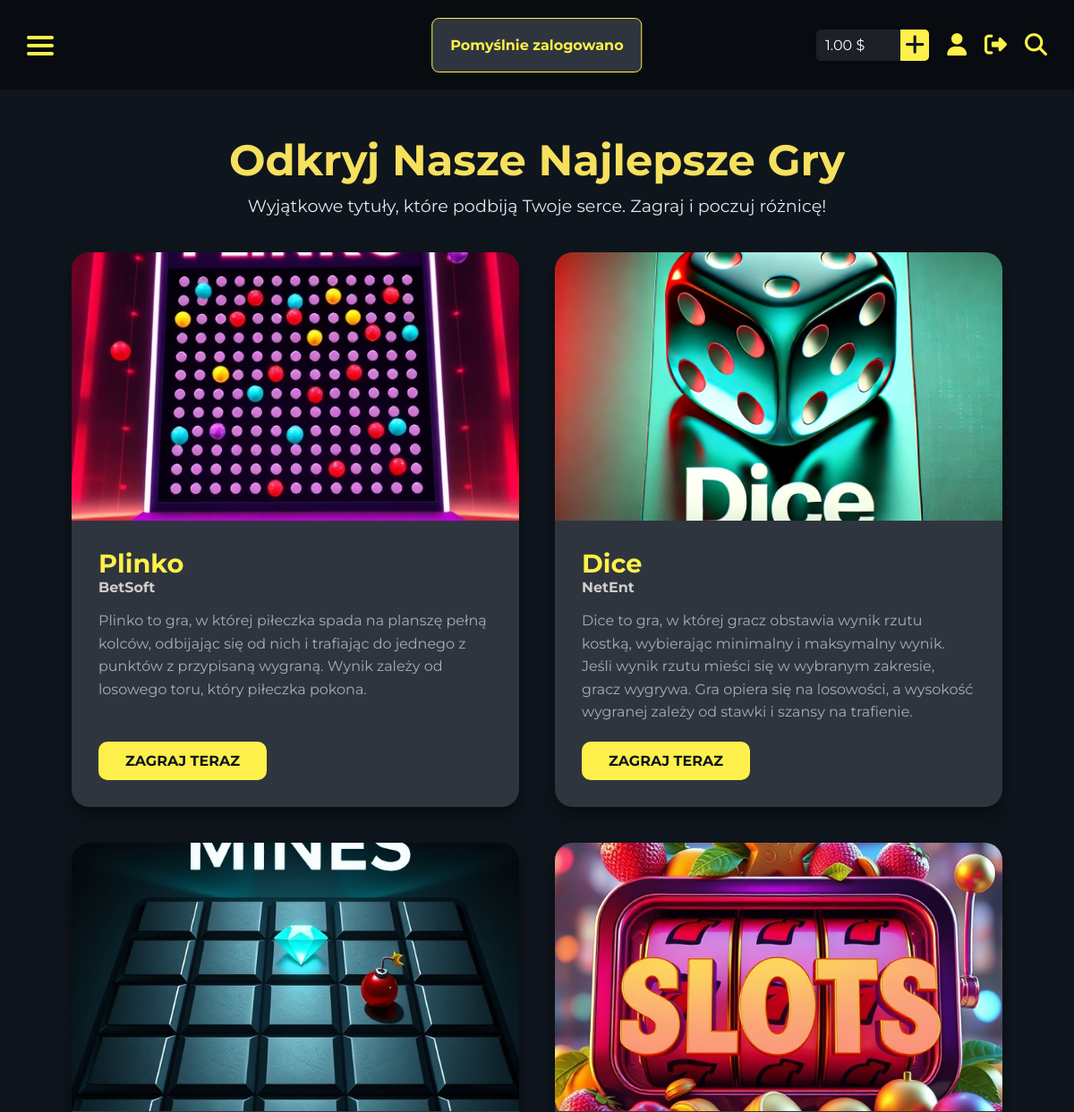
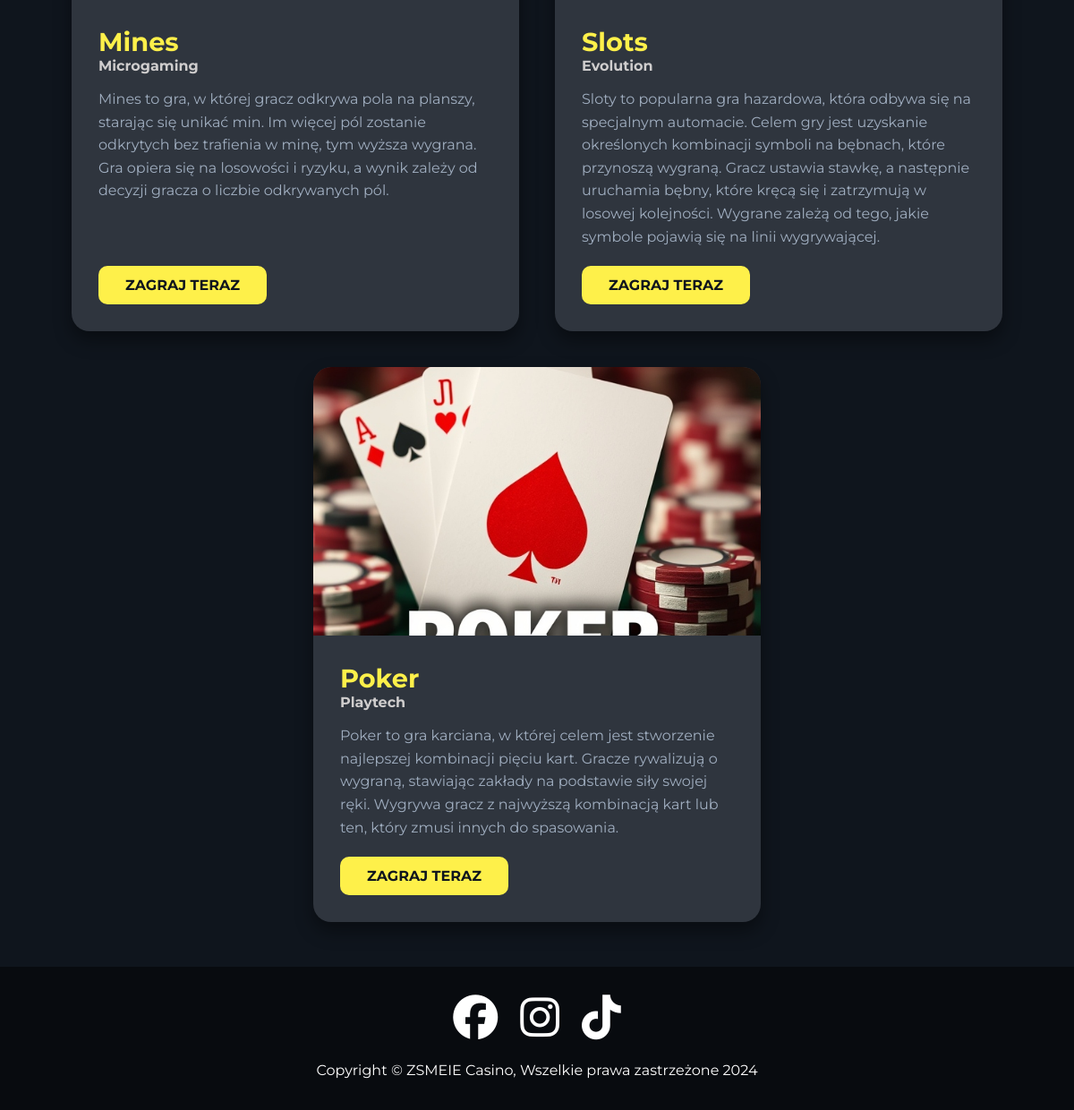
Page /games.php (signed in) on the committed database (2 pictures, top to bottom).
### tables this page shows
CREATE TABLE `users` (
  `id` int(11) NOT NULL,
  `login` varchar(50) NOT NULL,
  `email` varchar(100) NOT NULL,
  `password` varchar(255) NOT NULL,
  `birth_date` date NOT NULL,
  `balance` decimal(10,2) DEFAULT 0.00,
  `created_at` timestamp NOT NULL DEFAULT current_timestamp()
);

CREATE TABLE `games` (
  `id` int(11) NOT NULL,
  `name` varchar(50) NOT NULL,
  `image_url` varchar(200) NOT NULL,
  `link` varchar(50) NOT NULL,
  `company` varchar(50) NOT NULL,
  `description` text NOT NULL
);

### games.php (the view, shortened to what this page needs)
<?php
$message_login = "";
$conn = new mysqli("localhost", "root", "", "zsmeie_casino");
if (isset($_SESSION['user_id'])) {
    $user_id = $_SESSION['user_id'];
    $query = "SELECT balance FROM users WHERE id = $user_id";
    $result = mysqli_query($conn, $query);
    if ($result) {
        $row = mysqli_fetch_assoc($result);
        $balance = $row['balance'];
    }
}
?>
<!DOCTYPE html>
<html lang="pl">
<head>
    <link rel="stylesheet" href="css/index.css">
    <link rel="stylesheet" href="css/nav.css">
    <link rel="stylesheet" href="css/main.css">
    <link rel="stylesheet" href="css/footer.css">
    <link rel="stylesheet" href="css/games.css">
    <link rel="stylesheet" href="css/login-reg.css">
    <link rel="stylesheet" href="https://cdn.jsdelivr.net/npm/swiper@11/swiper-bundle.min.css"/>
</head>
<body>
<?php
if (isset($_SESSION['message_login'])) {
    $message_login = $_SESSION['message_login'];
} else {
    $message_login = '';
}
?>
<div id="popup-login" class="popup-info <?= !empty($message_login) ? '' : 'hidden-popup'; ?>" data-message="<?= htmlspecialchars($message_login); ?>">
    <p></p>
</div>
<?php
$isLoggedIn = isset($_SESSION['user_id']);
?>
<nav id="home-section">
    <div class="nav-left">
        <div class="hamburger" onclick="toggleMenu()">
            <div class="bar"></div>
            <div class="bar"></div>
            <div class="bar"></div>
        </div>
    </div>
    <div class="nav-mid">
    </div>
    <div class="nav-right">
        <?php if (!$isLoggedIn): ?>
            <button class="first-button" id="login-button">Zaloguj się</button>
            <button class="first-button" id="register-button">Zarejestruj się</button>
            <div class="user-icon" onclick="toggleUser()" id="responsive-reg-log-open">
                <i class="fa-solid fa-user"></i>
            </div>
            <div class="user-login-reg-container" id="user-login-reg-container">
                <button id="login-account">Zaloguj się</button>
                <button id="create-account">Zarejestruj się</button>
            </div>
        <?php else: ?>
            <div class="balance">
                <div class="balance-text">
                    <p><?= htmlspecialchars($balance); ?> $</p>
                </div>
                <div class="add-balance" onclick="window.location.href='user-panel.php'">
                    <i class="fa-solid fa-plus"></i>
                </div>
            </div>
            <div class="icons-container">
            <div class="user-icon" onclick="window.location.href='user-panel.php'">
                <i class="fa-solid fa-user"></i>
            </div>
            <div class="logout-icon" onclick="window.location.href='logout.php'">
            <i class="fa-solid fa-right-from-bracket"></i>
            </div>
        <?php endif; ?>
            <div class="search-button">
                <i class="fa-solid fa-magnifying-glass"></i>
            </div>
        </div>
    </div>
</nav>
    <main>
    <?php
      $conn = new mysqli("localhost", "root", "", "zsmeie_casino");
      $sql = "SELECT name, image_url, description, company, link FROM games";
      $result = $conn->query($sql);
      ?>
   <section id="games-showcase">
  <div class="games-intro">
    <h1>Odkryj Nasze Najlepsze Gry</h1>
    <p>Wyjątkowe tytuły, które podbiją Twoje serce. Zagraj i poczuj różnicę!</p>
  </div>
  <div class="games-cards">
    <?php
      if ($result->num_rows > 0) {
          while ($row = $result->fetch_assoc()) {
              echo '<div class="game-card">
                      <div class="game-card-image">
                          <img src="' . $row['image_url'] . '" alt="' . $row['name'] . '">
                      </div>
                      <div class="game-card-content">
                          <h2>' . $row['name'] . '</h2>
                          <h4>' . $row['company'] . '</h4>
                          <p class="game-description">
                                '.$row['description'].'
                          </p>
                          <a href="'.$row['link'].'" class="cta-play-now">Zagraj Teraz</a>
                      </div>
                  </div>';
          }
      } else {
          echo "Brak gier w bazie danych.";
      }
      ?>
    </div>
  </section>
    </main>
    <footer>
      <div class="footer-social">
        <a href="https://www.facebook.com/" target="_blank">
          <i class="fa-brands fa-facebook"></i>
        </a>
        <a href="https://www.instagram.com/" target="_blank">
          <i class="fa-brands fa-instagram"></i>
        </a>
        <a href="https://www.tiktok.com/pl-PL/" target="_blank">
          <i class="fa-brands fa-tiktok"></i>
        </a>
      </div>
      <div class="footer-text">
        <p>Copyright © ZSMEIE Casino, Wszelkie prawa zastrzeżone 2024</p>
      </div>
    </footer>
</body>
</html>

### css/index.css (style rules this page uses)
:root { --color-black: #0F151D; --color-darker-black: #080b0f; --color-yellow: #FEF04A; --color-yellow-hover: #a89e2f; --color-white: #fff; --color-grey: #2F353E; --color-dark-grey: #1d2127; --color-game-card-light: 65, 73, 85; }
html { scroll-behavior: smooth; }
* { margin: 0; padding: 0; box-sizing: border-box; scroll-behavior: smooth; font-family: "Montserrat"; text-decoration: none; list-style-type: none; }
body { background-color: var(--color-black); height: 100vh; }
i, p, h1 { color: #fff; }

### css/nav.css (style rules this page uses)
nav { display: flex; flex-direction: row; justify-content: space-between; align-items: center; height: 100px; background-color: var(--color-darker-black); margin-left: 0; }
.nav-left { margin-left: 30px; user-select: none; }
nav .nav-mid { position: absolute; transform: translate(-50%); left: 51%; }
.nav-right { display: flex; margin-right: 30px; gap: 20px; }
.nav-right .search-button { display: flex; align-items: center; }
.nav-right i { font-size: 25px; color: var(--color-yellow); cursor: pointer; transition: 0.3s color; }
.user-icon, .logout-icon { display: flex; align-items: center; }
.balance { display: flex; flex-direction: row; background-color: var(--color-dark-grey); border-radius: 5px; align-items: center; gap: 10px; }
.balance-text { padding: 8px 30px 8px 10px; }
.add-balance { background-color: var(--color-yellow); padding: 5px; border-radius: 0px 5px 5px 0px; transition: 0.3s background-color; }
.add-balance i { color: var(--color-black); }
.hamburger { display: none; cursor: pointer; position: relative; width: 30px; height: 20px; margin-bottom: 5px; }
.hamburger .bar { height: 4px; background-color: var(--color-yellow); margin: 5px 0; border-radius: 2px; transition: transform 0.3s ease, opacity 0.3s ease, background-color 0.3s; }
.search-button { cursor: pointer; }
.icons-container { display: flex; align-items: center; gap: 20px; }
@media (max-width: 1300px) { .hamburger { display: block; } }

### css/main.css (style rules this page uses)
main { display: flex; flex-direction: column; align-items: center; padding: 0 50px; }
.header-main i, h1 { font-size: 40px; }
.popup-info { position: fixed; top: -100px; left: 50%; transform: translateX(-50%); background-color: var(--color-grey); padding: 20px; border-radius: 8px; transition: top 0.5s ease, opacity 0.5s ease; border: 0.5px solid var(--color-yellow); z-index: 1000; opacity: 1; max-width: 250px; }
.popup-info p { color: var(--color-yellow); font-weight: bold; text-align: center; }
.popup-info.visible-popup { top: 20px; }

### css/footer.css (style rules this page uses)
footer { background-color: var(--color-darker-black); height: 160px; display: flex; align-items: center; justify-content: center; flex-direction: column; margin-bottom: 0 !important; }
footer i { font-size: 50px; }
.footer-social, .footer-text { display: flex; align-items: center; justify-content: center; gap: 25px; color: #fff; }
.footer-social { padding: 20px 20px 0 20px; }
.footer-social i { transition: 0.3s color; }
.footer-text { padding: 25px; text-align: center; }

### css/games.css (style rules this page uses)
.games-intro { margin-top: 50px; text-align: center; }
.games-intro h1 { font-size: 3rem; color: #f6e05e; margin-bottom: 10px; }
.games-intro p { font-size: 1.2rem; color: #e2e8f0; margin-bottom: 40px; }
.games-cards { display: flex; flex-wrap: wrap; justify-content: center; gap: 40px; margin-bottom: 50px; }
.game-card { width: 500px; background: var(--color-grey); border-radius: 20px; overflow: hidden; box-shadow: 0 10px 20px rgba(0, 0, 0, 0.4); transition: transform 0.4s ease, box-shadow 0.4s ease; display: flex; flex-direction: column; position: relative; }
.game-card-image { position: relative; overflow: hidden; height: 300px; }
.game-card-image img { width: 100%; height: 300px; object-fit: cover; transition: transform 0.4s ease; z-index: 1; transform: scale(1); }
.game-card-content { height: calc(100% - 300px); padding: 30px; text-align: left; flex-direction: column; z-index: 2; display: flex; position: relative; }
.game-card-content h2 { font-size: 1.8rem; color: var(--color-yellow); }
.game-card-content h4 { color: #cfcdcd; margin-bottom: 15px; }
.game-description { font-size: 1rem; color: #a0aec0; line-height: 1.6; margin-bottom: 20px; }
.cta-play-now { display: flex; width: fit-content; margin-top: auto; padding: 12px 30px; background-color: var(--color-yellow); color: var(--color-black); font-size: 1rem; font-weight: bold; text-transform: uppercase; text-decoration: none; border-radius: 10px; transition: background 0.3s ease; }

### rows in the picture
users: balance "1.00"
games: image_url (picture), name "Plinko", company "BetSoft", description "Plinko to gra, w której piłeczka spada na planszę pełną kolców, odbijając się od nich i trafiając do jednego z punktów z przypisaną wygraną. Wynik zależy od losowego toru, który piłeczka pokona."
games: image_url (picture), name "Dice", company "NetEnt", description "Dice to gra, w której gracz obstawia wynik rzutu kostką, wybierając minimalny i maksymalny wynik. Jeśli wynik rzutu mieści się w wybranym zakresie, gracz wygrywa. Gra opiera się na losowości, a wysokość wygranej zależy od stawki i szansy na trafienie."
games: image_url (picture), name "Mines", company "Microgaming", description "Mines to gra, w której gracz odkrywa pola na planszy, starając się unikać min. Im więcej pól zostanie odkrytych bez trafienia w minę, tym wyższa wygrana. Gra opiera się na losowości i ryzyku, a wynik zależy od decyzji gracza o liczbie odkrywanych pól."
games: image_url (picture), name "Slots", company "Evolution", description "Sloty to popularna gra hazardowa, która odbywa się na specjalnym automacie. Celem gry jest uzyskanie określonych kombinacji symboli na bębnach, które przynoszą wygraną. Gracz ustawia stawkę, a następnie uruchamia bębny, które kręcą się i zatrzymują w losowej kolejności. Wygrane zależą od tego, jakie symbole pojawią się na linii wygrywającej."
games: image_url (picture), name "Poker", company "Playtech", description "Poker to gra karciana, w której celem jest stworzenie najlepszej kombinacji pięciu kart. Gracze rywalizują o wygraną, stawiając zakłady na podstawie siły swojej ręki. Wygrywa gracz z najwyższą kombinacją kart lub ten, który zmusi innych do spasowania."
